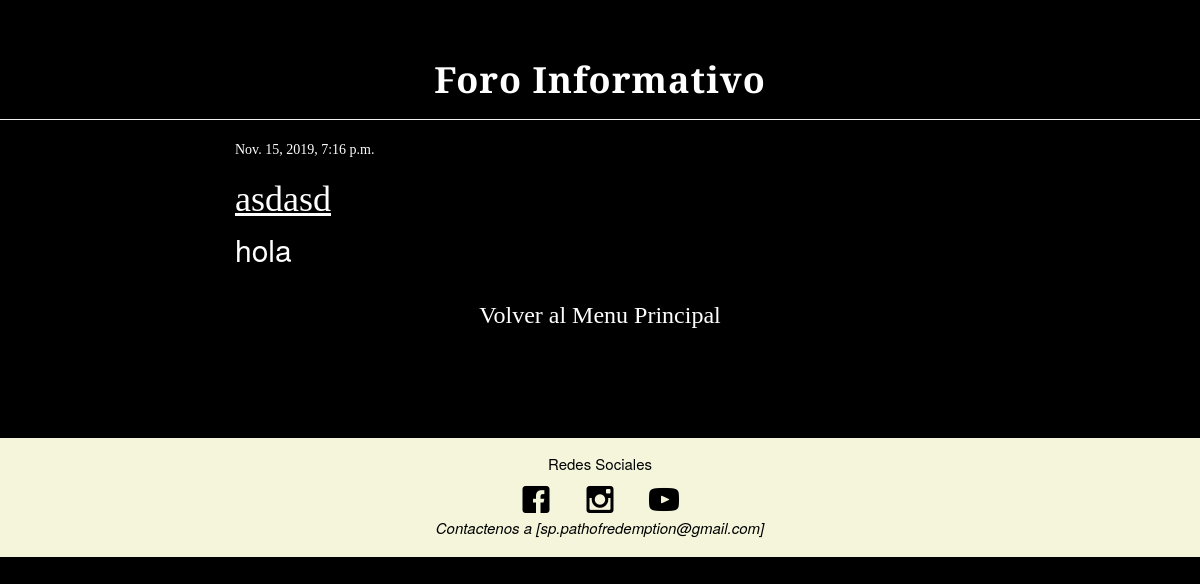
Page /post/6/ on the committed database.
### Foro/models.py (models this page shows, shortened)
class Post(models.Model):
    author = models.ForeignKey('auth.User', on_delete=models.CASCADE)
    title = models.CharField(max_length=200)
    text = models.TextField()
    created_date = models.DateTimeField(
            default=timezone.now)
    published_date = models.DateTimeField(
            blank=True, null=True)

### Foro/views.py (the view)
# urls.py: path('post/<int:pk>/', views.post_detail, name='post_detail'),
def post_detail(request, pk):
    post = get_object_or_404(Post, pk=pk)
    return render(request, 'Foro/post_detail.html', {'post': post})

### Foro/templates/Foro/post_detail.html (shortened to what this page needs)
{% extends 'Foro/base.html' %} {% block content %}
<div class="post">
    {% if post.published_date %}
    <div class="date">
        {{ post.published_date }}
    </div>
    {% endif %}
    <h1 class="titulo_post">{{ post.title }}</h1>
    <p class="cont_post">{{ post.text|linebreaksbr }}</p>
</div>
{% endblock %} {% block barra_busqueda %} {% endblock barra_busqueda %}

### Foro/static/css/foro.css (style rules this page uses)
* { margin: 0; padding: 0; -webkit-box-sizing: border-box; -moz-box-sizing: border-box; box-sizing: border-box; }
body { background: #000000; }
p { color: #fff; }
.date { color: #FEFEFE; font-family: 'Cinzel', serif; }
.titulo_post { color: #FEFEFE; font-family: 'Cinzel', serif; text-decoration: underline; }
.cont_post { font-size: 30px; }

### rows in the picture
Post: published_date "Nov. 15, 2019, 7:16 p.m.", title "asdasd", text "hola"
